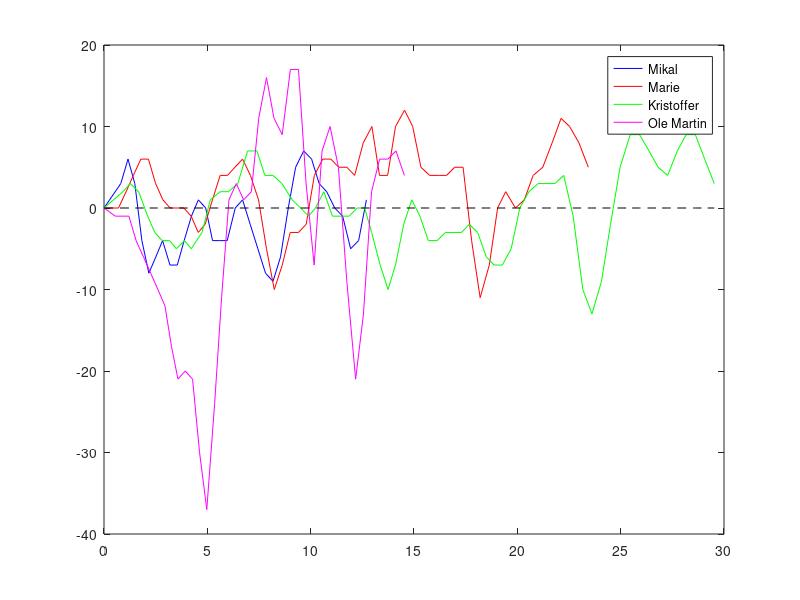

The MATLAB source for this figure: (Note: this script raises an error after producing the figure.)
clear; close all; clc


load("P05_MeasManuellKjoring_MF.mat")
k1= Tid(35);
MF = plot(Tid(1:35), e(1:35), 'b')
hold on


load("P05_MeasManuellKjoring_Marie2.mat")
k2= Tid(60);
M = plot(Tid(1:60), e(1:60), 'r')
hold on


load("P05_MeasManuellKjoring_KH.mat")
k3 = Tid(end);
tid = Tid;
ref = e(1);
KH = plot(Tid, e, 'g')
hold on


load("P05_MeasManuellKjoring_OMV.mat")
k4 = Tid(40);
OMV = plot(Tid(1:40),e(1:40), 'm')
hold on

legend([MF M KH OMV],{'Mikal','Marie','Kristoffer','Ole Martin',''})


plot(tid,ref*ones(1,length(tid)),'k--')

xline(k1,'Color','blue','LineStyle','--','Label','Stopp Mikal','LabelOrientation','horizontal','LabelHorizontalAlignment','left')
xline(k2,'Color','red','LineStyle','--','Label','Stopp Marie','LabelOrientation','horizontal','LabelHorizontalAlignment','left')
xline(k3,'Color','green','LineStyle','--','Label','Stopp Kristoffer','LabelOrientation','horizontal','LabelHorizontalAlignment','left')
xline(k4,'Color','magenta','LineStyle','--','Label','Stopp Ole Martin','LabelOrientation','horizontal')
